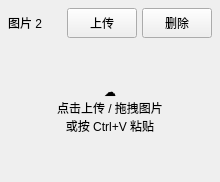
                     <widget class="QFrame" name="imageCard2">
                      <property name="minimumSize">
                       <size>
                        <width>210</width>
                        <height>180</height>
                       </size>
                      </property>
                      <layout class="QVBoxLayout" name="imageCard2Layout">
                       <property name="spacing">
                        <number>6</number>
                       </property>
                       <property name="leftMargin">
                        <number>8</number>
                       </property>
                       <property name="topMargin">
                        <number>8</number>
                       </property>
                       <property name="rightMargin">
                        <number>8</number>
                       </property>
                       <property name="bottomMargin">
                        <number>8</number>
                       </property>
                       <item>
                        <layout class="QHBoxLayout" name="imageCard2HeaderLayout">
                         <property name="spacing">
                          <number>5</number>
                         </property>
                         <property name="leftMargin">
                          <number>0</number>
                         </property>
                         <property name="topMargin">
                          <number>0</number>
                         </property>
                         <property name="rightMargin">
                          <number>0</number>
                         </property>
                         <property name="bottomMargin">
                          <number>0</number>
                         </property>
                         <item>
                          <widget class="QLabel" name="lblImageNumber2">
                           <property name="text">
                            <string>图片 2</string>
                           </property>
                          </widget>
                         </item>
                         <item>
                          <spacer name="imageCard2Spacer">
                           <property name="orientation">
                            <enum>Qt::Orientation::Horizontal</enum>
                           </property>
                           <property name="sizeType">
                            <enum>QSizePolicy::Policy::Expanding</enum>
                           </property>
                           <property name="sizeHint" stdset="0">
                            <size>
                             <width>20</width>
                             <height>20</height>
                            </size>
                           </property>
                          </spacer>
                         </item>
                         <item>
                          <widget class="QPushButton" name="btnUploadImage2">
                           <property name="minimumSize">
                            <size>
                             <width>58</width>
                             <height>30</height>
                            </size>
                           </property>
                           <property name="maximumSize">
                            <size>
                             <width>70</width>
                             <height>30</height>
                            </size>
                           </property>
                           <property name="toolTip">
                            <string>上传第 2 张图片</string>
                           </property>
                           <property name="text">
                            <string>上传</string>
                           </property>
                          </widget>
                         </item>
                         <item>
                          <widget class="QPushButton" name="btnDeleteImage2">
                           <property name="minimumSize">
                            <size>
                             <width>58</width>
                             <height>30</height>
                            </size>
                           </property>
                           <property name="maximumSize">
                            <size>
                             <width>70</width>
                             <height>30</height>
                            </size>
                           </property>
                           <property name="toolTip">
                            <string>删除第 2 张图片</string>
                           </property>
                           <property name="text">
                            <string>删除</string>
                           </property>
                          </widget>
                         </item>
                        </layout>
                       </item>
                       <item>
                        <widget class="QLabel" name="lblImageDropZone2">
                         <property name="minimumSize">
                          <size>
                           <width>0</width>
                           <height>130</height>
                          </size>
                         </property>
                         <property name="text">
                          <string>☁
点击上传 / 拖拽图片
或按 Ctrl+V 粘贴</string>
                         </property>
                         <property name="alignment">
                          <set>Qt::AlignmentFlag::AlignCenter</set>
                         </property>
                         <property name="wordWrap">
                          <bool>true</bool>
                         </property>
                         <property name="dropZone" stdset="0">
                          <bool>true</bool>
                         </property>
                        </widget>
                       </item>
                      </layout>
                     </widget>
